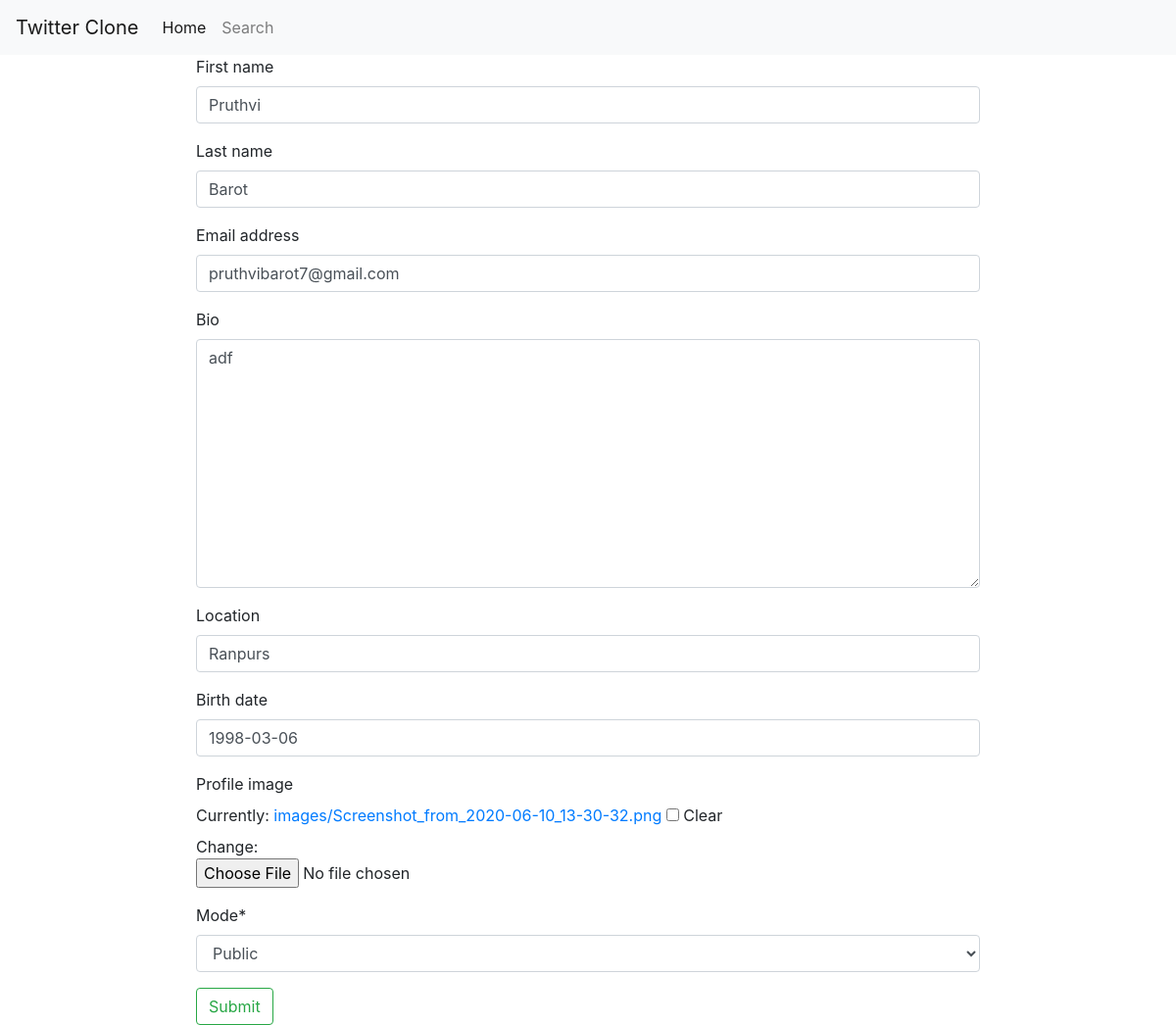
/update-profile (signed in), run on an earlier commit of the app's database.
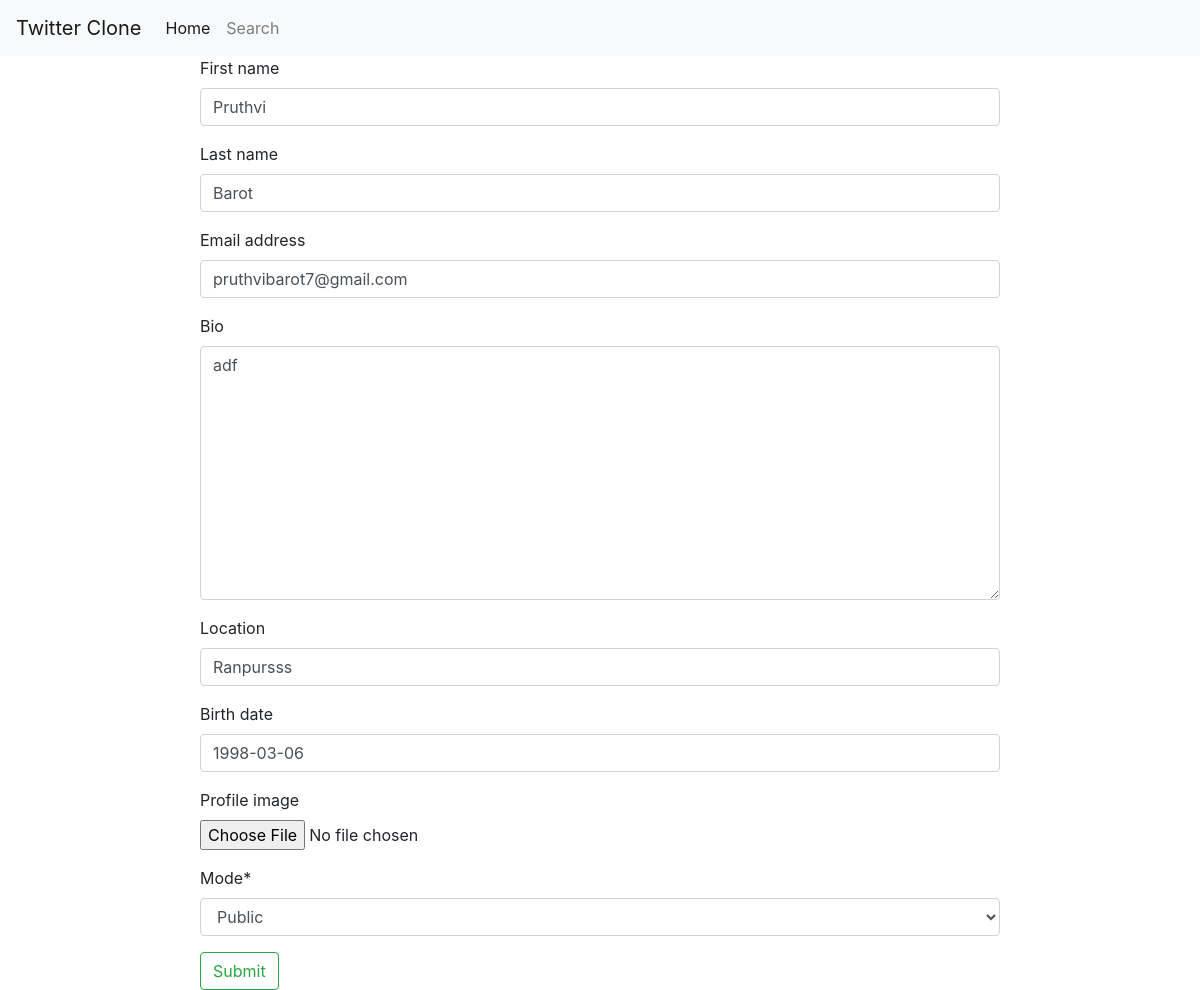
And on a later commit of the database.
### twitterapp/models.py (models this page shows, shortened)
class Profile(models.Model):
    id = models.UUIDField(primary_key=True,default=uuid.uuid4,editable=False)
    user = models.OneToOneField(User,on_delete=models.CASCADE,null=True)
    bio = models.TextField(max_length=500, blank=True)
    location = models.CharField(max_length=30, blank=True)
    birth_date = models.DateField(null=True, blank=True)
    profile_image = models.ImageField(upload_to='images/',null=True,blank=True)
    followers = models.ManyToManyField(Following,related_name='profiles')
    mode = models.CharField(max_length=50,choices=[('public','Public'),('private','Private')],default='public')

### twitterapp/views.py (the view, shortened to what this page needs)
# urls.py: path('update-profile',views.updateProfileView,name='update-profile'),
def updateProfileView(request):
    profile = request.user.profile
    userform = UserForm(instance=request.user)
    profileform = ProfileForm(instance=profile)
    context= {'userform':userform,'profileform':profileform}
    return render(request,'updateprofile.html',context=context)

### twitterapp/forms.py
class UserForm(forms.ModelForm):
    class Meta:
        model = User
        fields = ('first_name', 'last_name', 'email')

class ProfileForm(forms.ModelForm):
    class Meta:
        model = Profile
        fields = ('bio', 'location', 'birth_date','profile_image','mode')

### twitterapp/templates/updateprofile.html (shortened to what this page needs)
{% extends 'main.html' %}
{% block content %}
{% load crispy_forms_tags %}
<div class="row">
    <div style="width: 800px; margin: 0 auto;">
        <form action="" method="post" enctype="multipart/form-data">
            {{userform|crispy}}
            {{profileform|crispy}}
            <button type="submit" class="btn btn-outline-success">Submit</button>
        </form>
    </div>
</div>
{% endblock %}

What changed in the data, as far as the page shows it:
changed Profile "adf": location "Ranpurs" → "Ranpursss"
Also different on the page:
form field profileform: "☐" → (not shown)
text no longer shown: "Bio Location Birth date Profile image Currently: images/Screenshot_from_2020-06-10_13-30-32.png Clear Change: Mode *"
text now shown: "Bio Location Birth date Profile image Mode *"
